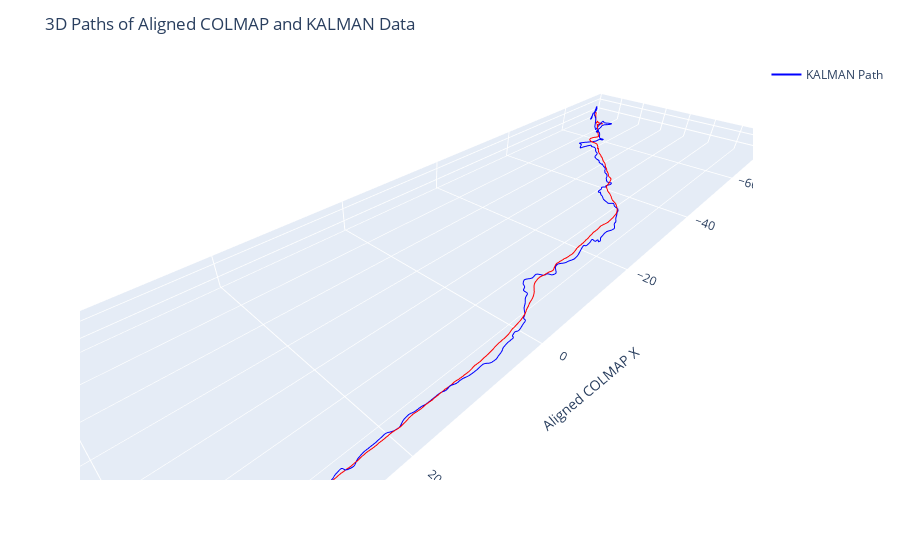

Notebook cell for this chart:
### Markdown cell above
Astute readers will point out that a Kalman filter begins with significant uncertainty, and converges on absolute estimates of position, regardless of initial condition. That is, if we have absolute location data (and we do, in GPS coordinates), then one should expect the Kalman filter to converge on these. Why, then, must we perform this additional superimposition step below? Unfortunately, obtaining or establishing a principal point when performing structure from motion is an ill-posed problem, and COLMAP outputs camera trajectories and pointcloud transforms in an arbitrary coordinate space (in our case, misaligned, poorly scaled, and upside down). Correction was done manually for visualization purposes in blender. Tools exist to align the pointcloud with known GPS data, but we are hesitant to attempt such an alignment, as we have not formally performed surveying of the land as one might with an RTK system before a construction project. Additionally, while such alignment is beneficial for a pointcloud, it performs a nonlinear transformation on it and the resulting mesh, but software that enables this corrective postprocessing is agnostic to the camera trajectories and does not attempt to adjust them. As camera trajectories are our primary comparison of interest, this postprocessing step is therefore useless.

We are unprepared to rewrite elements of the COLMAP library, MeshLab, or alternative closed-source (and expensive) solutions, and so are resigned to the analysis below, which makes the assumption that the best possible alignment of the ground truth and Kalman data within an arbitary coordinate space will position the ground truth data such that it is aligned to the best average estimate of absolute position given by the Kalman filter. Additionally, by trimming the first 10 seconds of data or so (which involved positioning and extending the stick and are insignificant to us), we give the kalman sensor time to converge. Not pictured in the above image is a noisy path representing these 10 seconds on the left end of the orange trajectory. This is truncated, ensuring the below analysis does indeed align to relatively accurate absolute positional data.

### Code cell
import numpy as np
import pandas as pd
import plotly.express as px

from scipy.linalg import orthogonal_procrustes

# Load the CSV file
csv_file_path = 'C:/Users/c1a55/Documents/Roborouter/Notebooks/BlenderTrajectories.csv'
df = pd.read_csv(csv_file_path)

# Separate the data for each camera
kalman_data = df[df['Sensor'] == 'KALMAN'][['Position X', 'Position Y', 'Position Z']].to_numpy()
colmap_data = df[df['Sensor'] == 'COLMAP'][['Position X', 'Position Y', 'Position Z']].to_numpy()

# Step 1: Translation adjustment (Center the datasets)
centroid_kalman = np.mean(kalman_data, axis=0)
centroid_colmap = np.mean(colmap_data, axis=0)
kalmanCentered = kalman_data - centroid_kalman
colmapCentered = colmap_data - centroid_colmap
# Procrustes analysis (no scaling)
Rot, scale = orthogonal_procrustes(colmap_data, kalman_data)

# Apply the rotation matrix R to data_a_centered
colmapAligned = colmapCentered.dot(Rot)
residuals = colmapAligned - kalmanCentered
norms = np.linalg.norm(residuals, axis=1)
# Calculate MSE
mse = np.mean(norms**2)

# Calculate Max Error (Infinity Norm)
max_error = np.max(norms)

df_aligned = pd.DataFrame({
    "Aligned COLMAP X": colmapAligned[:, 0],
    "Aligned COLMAP Y": colmapAligned[:, 1],
    "Aligned COLMAP Z": colmapAligned[:, 2],
    "KALMAN X": kalmanCentered[:, 0],
    "KALMAN Y": kalmanCentered[:, 1],
    "KALMAN Z": kalmanCentered[:, 2]
})

# Plotting
fig = px.line_3d(df_aligned, x='Aligned COLMAP X', y='Aligned COLMAP Y', z='Aligned COLMAP Z', color_discrete_sequence=['red'], labels={'value': 'Aligned COLMAP Path'})
fig.add_scatter3d(x=df_aligned['KALMAN X'], y=df_aligned['KALMAN Y'], z=df_aligned['KALMAN Z'], mode='lines', name='KALMAN Path', line=dict(color='blue'))
fig.update_layout(title="3D Paths of Aligned COLMAP and KALMAN Data")
fig.layout.scene.aspectmode='data'
fig.show()

psnr = 20 * np.log10(max_error / np.sqrt(mse))

display(mse, max_error, psnr)

### Figure 1 — Plotly figure (JSON) as saved in the notebook; plotly's stock layout.template omitted (floating-point values rounded to 4 significant figures; data arrays with more than 128 entries replaced by an {"elided": "..."} marker saying what was removed)
{"data": [{"hovertemplate": "Aligned COLMAP X=%{x}<br>Aligned COLMAP Y=%{y}<br>Aligned COLMAP Z=%{z}<extra></extra>", "legendgroup": "", "line": {"color": "red", "dash": "solid"}, "marker": {"symbol": "circle"}, "mode": "lines", "name": "", "scene": "scene", "showlegend": false, "type": "scatter3d", "x": {"elided": "3700 float values"}, "y": {"elided": "3700 float values"}, "z": {"elided": "3700 float values"}}, {"line": {"color": "blue"}, "mode": "lines", "name": "KALMAN Path", "type": "scatter3d", "x": {"elided": "3700 float values"}, "y": {"elided": "3700 float values"}, "z": {"elided": "3700 float values"}}], "layout": {"legend": {"tracegroupgap": 0}, "margin": {"t": 60}, "scene": {"aspectmode": "data", "domain": {"x": [0, 1], "y": [0, 1]}, "xaxis": {"title": {"text": "Aligned COLMAP X"}}, "yaxis": {"title": {"text": "Aligned COLMAP Y"}}, "zaxis": {"title": {"text": "Aligned COLMAP Z"}}}, "title": {"text": "3D Paths of Aligned COLMAP and KALMAN Data"}}}
